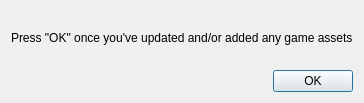
<?xml version="1.0" encoding="UTF-8"?>
<ui version="4.0">
 <class>ConfirmGameLink</class>
 <widget class="QDialog" name="ConfirmGameLink">
  <property name="geometry">
   <rect>
    <x>0</x>
    <y>0</y>
    <width>347</width>
    <height>103</height>
   </rect>
  </property>
  <property name="windowTitle">
   <string>Confirm Game Link</string>
  </property>
  <layout class="QGridLayout" name="gridLayout">
   <item row="0" column="0">
    <widget class="QLabel" name="label">
     <property name="text">
      <string>Press &quot;OK&quot; once you've updated and/or added any game assets</string>
     </property>
    </widget>
   </item>
   <item row="1" column="0">
    <widget class="QDialogButtonBox" name="buttonBox">
     <property name="orientation">
      <enum>Qt::Horizontal</enum>
     </property>
     <property name="standardButtons">
      <set>QDialogButtonBox::Ok</set>
     </property>
    </widget>
   </item>
  </layout>
 </widget>
 <resources/>
 <connections>
  <connection>
   <sender>buttonBox</sender>
   <signal>accepted()</signal>
   <receiver>ConfirmGameLink</receiver>
   <slot>accept()</slot>
   <hints>
    <hint type="sourcelabel">
     <x>248</x>
     <y>254</y>
    </hint>
    <hint type="destinationlabel">
     <x>157</x>
     <y>274</y>
    </hint>
   </hints>
  </connection>
  <connection>
   <sender>buttonBox</sender>
   <signal>rejected()</signal>
   <receiver>ConfirmGameLink</receiver>
   <slot>reject()</slot>
   <hints>
    <hint type="sourcelabel">
     <x>316</x>
     <y>260</y>
    </hint>
    <hint type="destinationlabel">
     <x>286</x>
     <y>274</y>
    </hint>
   </hints>
  </connection>
 </connections>
</ui>
